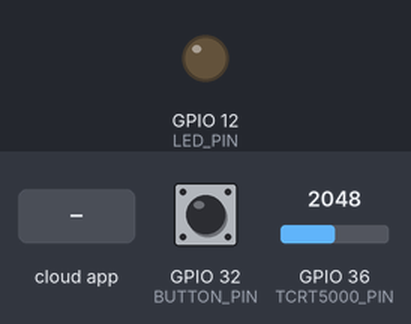
This sketch was run on a simulated ESP32. On the bench: output pins drawn as LEDs (lit = HIGH). The inputs (shaded band) are chosen by the test bench; at power-on: GPIO 32 (BUTTON_PIN) HIGH, GPIO 36 (TCRT5000_PIN) = 2048. WiFi joins after 1.5 s; servers stay silent unless stated; the Firebase database answers and starts empty; what the sketch prints to the serial monitor is not drawn.

Above: at 2.7 s.
2.8 s: GPIO 32 (BUTTON_PIN) pulled LOW for 1.05 s
At 4.3 s:
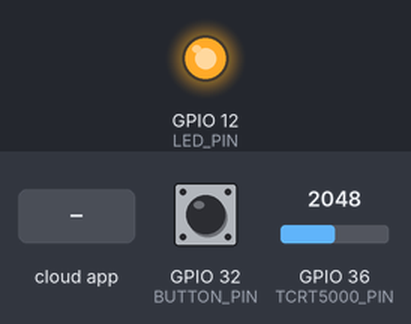
5.3 s: the phone or cloud app sets LED to 0
At 6.5 s:
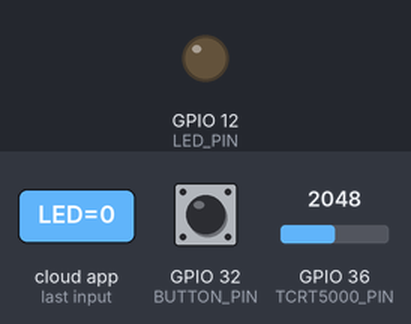
6.9 s: the phone or cloud app sets LED to 1
At 7.9 s:
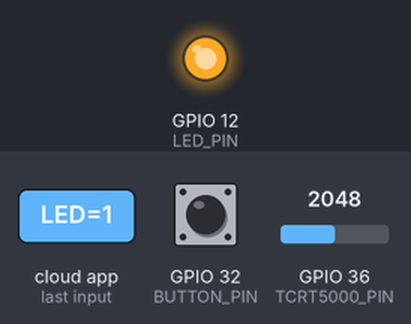
10.5 s: GPIO 32 (BUTTON_PIN) pulled LOW for 1.05 s
At 11.9 s:
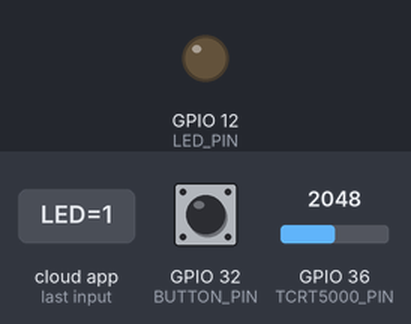
13.0 s: GPIO 32 (BUTTON_PIN) pulled LOW for 3.2 s
At 15.5 s:
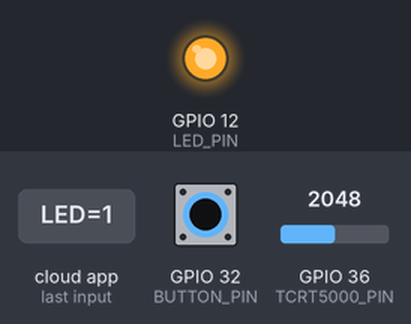
Timing chart, 0 to 17.0 s (numbered marks = the images above; inputs shaded):
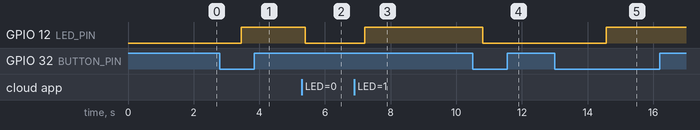

The sketch:

NCKH_DOT2.ino
```cpp
#include <WiFi.h>
 #include <Firebase_ESP_Client.h>

 const int BUTTON_PIN = 32;
 const int LED_PIN = 12;
 #define TCRT5000_PIN 36

 int lastButtonState = HIGH;    // INPUT_PULLUP nên HIGH là chưa nhấn
 int buttonState = HIGH;
 int ledStatus = 0;             // 0: tắt, 1: bật
 int tcrtValue = 0;        // Biến lưu giá trị đọc từ cảm biến

 // WiFi
 const char* WIFI_SSID = "Trieu Ninh";
 const char* WIFI_PASS = "12344321";

 // Firebase
 const char* API_KEY = "AIzaSyCicNauI0OCVjFMnEpFBqm0OjfhL8TcUNg";
 const char* DATABASE_URL = "https://nckh-8e369-default-rtdb.firebaseio.com/";

 FirebaseData fbdo;
 FirebaseAuth auth;
 FirebaseConfig config;
 bool signUpOK = false;

 void tokenStatusCallback(token_info_t info);

 void connectWiFi() {
   WiFi.begin(WIFI_SSID, WIFI_PASS);
   Serial.print("Đang kết nối WiFi");
   while (WiFi.status() != WL_CONNECTED) {
     Serial.print(".");
     delay(500);
   }
   Serial.println("\nĐã kết nối WiFi!");
 }

 void connectFirebase() {
   config.api_key = API_KEY;
   config.database_url = DATABASE_URL;

   if (Firebase.signUp(&config, &auth, "", "")) {
     Serial.println("Đăng ký Firebase thành công!");
     signUpOK = true;
   } else {
     String errorMessage = String(config.signer.signupError.message.c_str());
     Serial.println("Lỗi đăng ký Firebase: " + errorMessage);
   }

   config.token_status_callback = tokenStatusCallback;
   Firebase.begin(&config, &auth);
   Firebase.reconnectWiFi(true);
 }

 void tokenStatusCallback(token_info_t info) {
   if (info.status == token_status_error) {
     String errorMessage = String(info.error.message.c_str());
     Serial.println("Lỗi token: " + errorMessage);
   }
 }

 // Hàm đọc Firebase
 void readFirebaseData() {
   if (Firebase.ready() && signUpOK) {
     if (Firebase.RTDB.getString(&fbdo, "Sensor/LED")) {  // Đọc kiểu String
       String firebaseLedStatus = fbdo.stringData();      // Lấy dữ liệu dạng chuỗi
       int ledValue = firebaseLedStatus.toInt();          // Chuyển chuỗi "1"/"0" thành số
       digitalWrite(LED_PIN, ledValue);
       ledStatus = ledValue; // Cập nhật lại trạng thái LED
       Serial.println(ledValue ? "LED BẬT (Từ Firebase)" : "LED TẮT (Từ Firebase)");
     } else {
       Serial.println("❌ Đọc Firebase thất bại: " + String(fbdo.errorReason().c_str()));
     }
   }
 }


 // Hàm đọc nút
 void Button() {
   buttonState = digitalRead(BUTTON_PIN);
   if (buttonState == LOW && lastButtonState == HIGH) { // Nhấn nút
     ledStatus = !ledStatus;  // Đảo trạng thái LED
     digitalWrite(LED_PIN, ledStatus);
     Serial.println(ledStatus ? "LED BẬT (Từ nút nhấn)" : "LED TẮT (Từ nút nhấn)");

     // Gửi trạng thái mới lên Firebase dưới dạng CHUỖI "1" hoặc "0"
     if (Firebase.ready() && signUpOK) {
       String ledStatusStr = ledStatus ? "1" : "0";  // Ép thành chuỗi
       if (Firebase.RTDB.setString(&fbdo, "Sensor/LED", ledStatusStr)) {
         Serial.println("✅ Gửi trạng thái LED (chuỗi) lên Firebase thành công");
       } else {
         Serial.println("❌ Gửi lên Firebase thất bại: " + String(fbdo.errorReason().c_str()));
       }
     }
   }
 }

 void readTCRT5000() {
   tcrtValue = analogRead(TCRT5000_PIN);   // Đọc giá trị analog từ cảm biến
   Serial.print("Giá trị TCRT5000: ");
   Serial.println(tcrtValue);

   // Gửi giá trị cảm biến lên Firebase
   if (Firebase.ready() && signUpOK) {
     if (Firebase.RTDB.setInt(&fbdo, "Sensor/TCRT5000", tcrtValue)) {  // Gửi kiểu int
       Serial.println("✅ Gửi giá trị TCRT5000 lên Firebase thành công");
     } else {
       Serial.println("❌ Gửi giá trị TCRT5000 lên Firebase thất bại: " + String(fbdo.errorReason().c_str()));
     }
   }
 }

 void setup() {
   Serial.begin(115200);
   pinMode(BUTTON_PIN, INPUT_PULLUP);
   pinMode(LED_PIN, OUTPUT);
   digitalWrite(LED_PIN, LOW);
   connectWiFi();
   connectFirebase();
 }

 void loop() {
   readFirebaseData();  // Đọc trạng thái LED từ Firebase
   Button();            // Xử lý nút nhấn
   readTCRT5000();      // Đọc cảm biến TCRT5000 và upload lên Firebase
   delay(1000);          // Delay 500ms để đỡ spam Firebase
   lastButtonState = buttonState;
   delay(500);          // Delay 500ms để đỡ spam Firebase
 }
```

Measured:
- after the input at 2.8 s, GPIO 12 (LED_PIN): LOW → HIGH after 0.65 s
- after the input at 5.3 s, GPIO 12 (LED_PIN): HIGH → LOW after 0.11 s
- after the input at 6.9 s, GPIO 12 (LED_PIN): LOW → HIGH after 0.31 s
- after the input at 10.5 s, GPIO 12 (LED_PIN): HIGH → LOW after 0.31 s
- after the input at 13.0 s, GPIO 12 (LED_PIN): LOW → HIGH after 1.6 s
